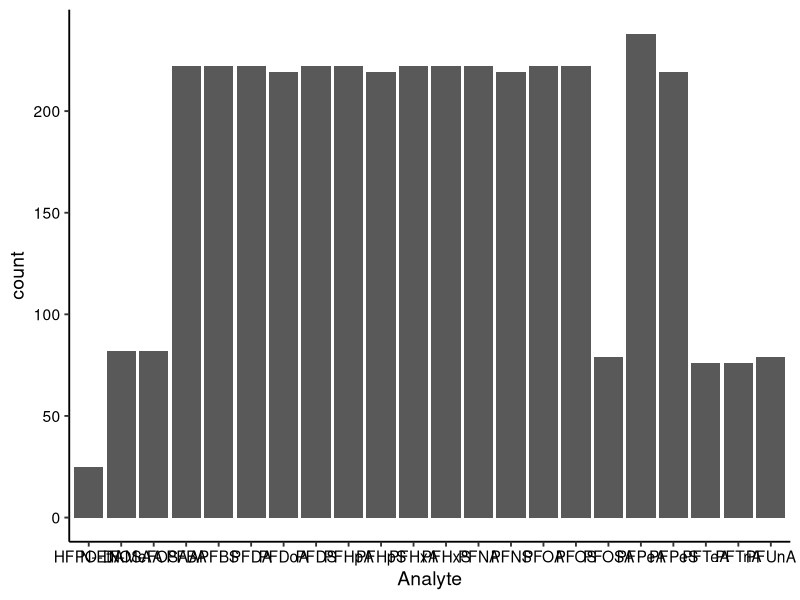
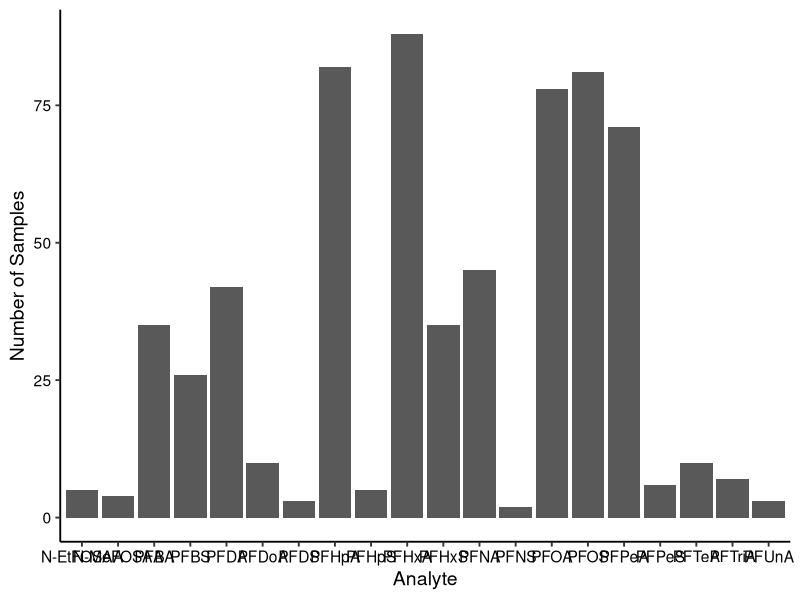
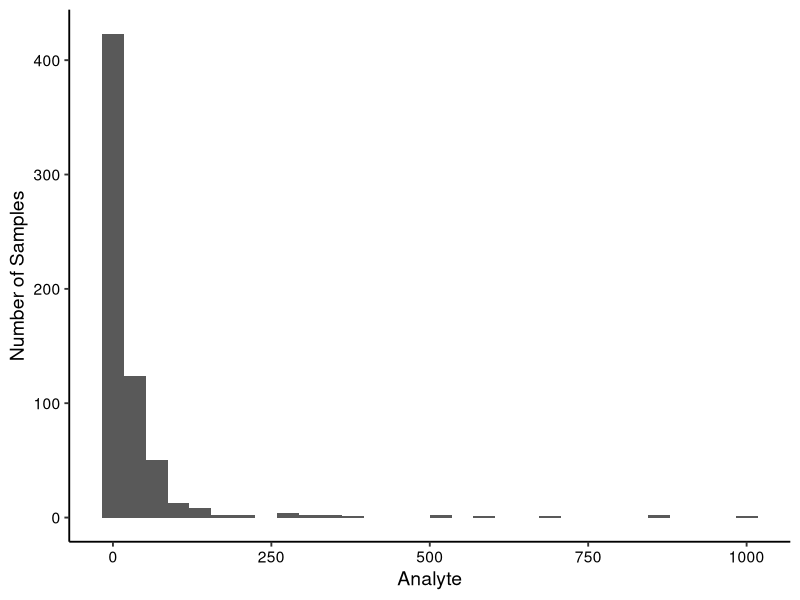
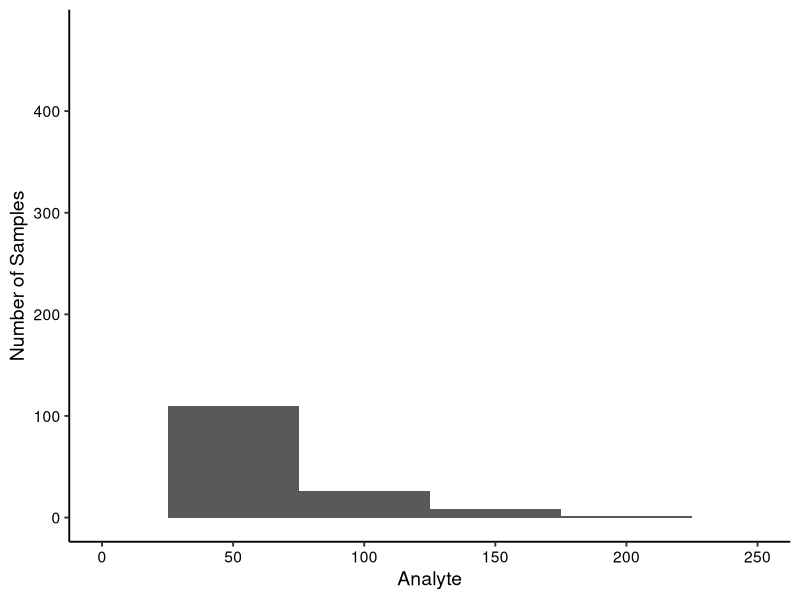
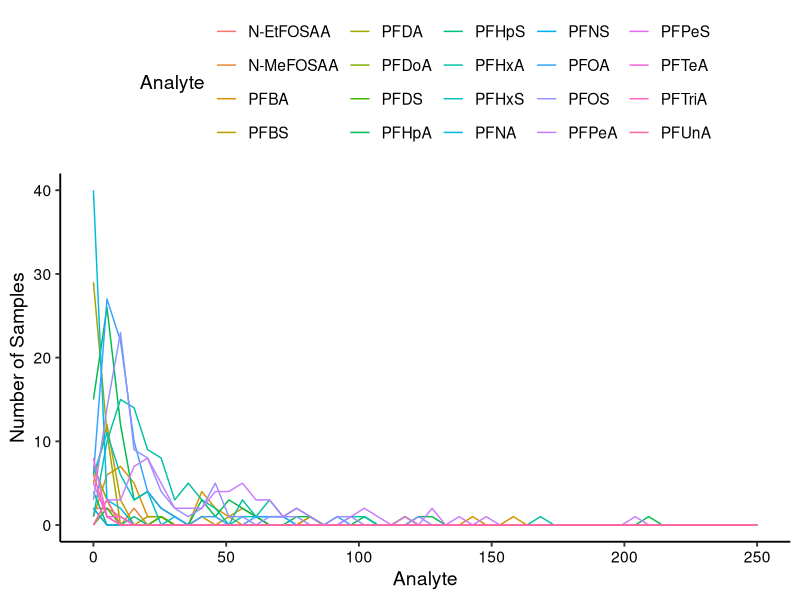
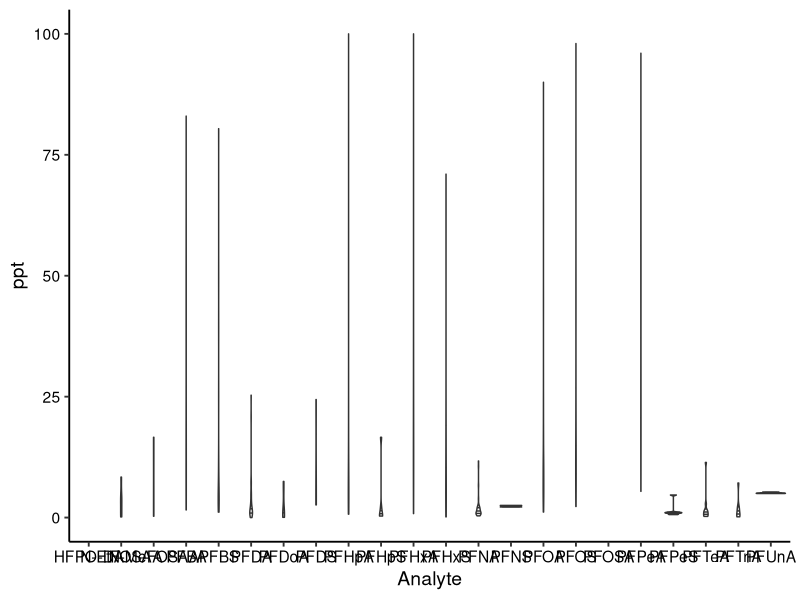
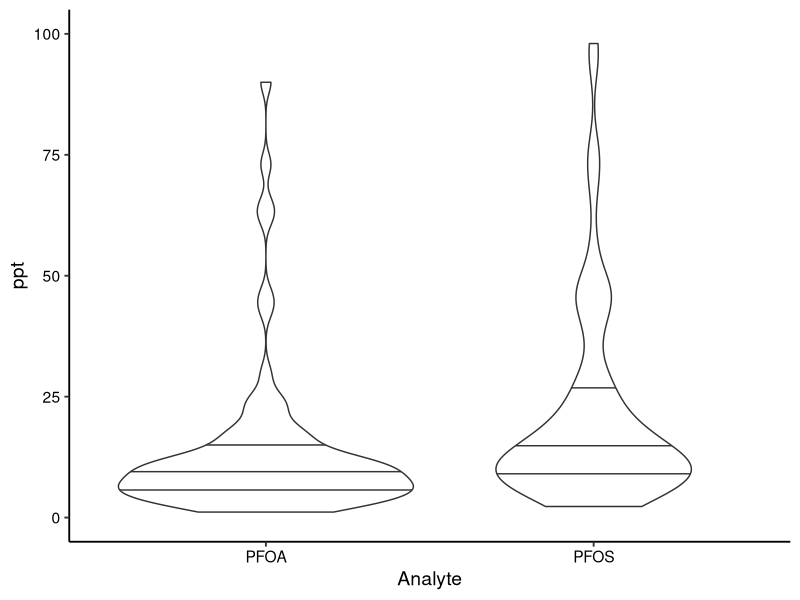
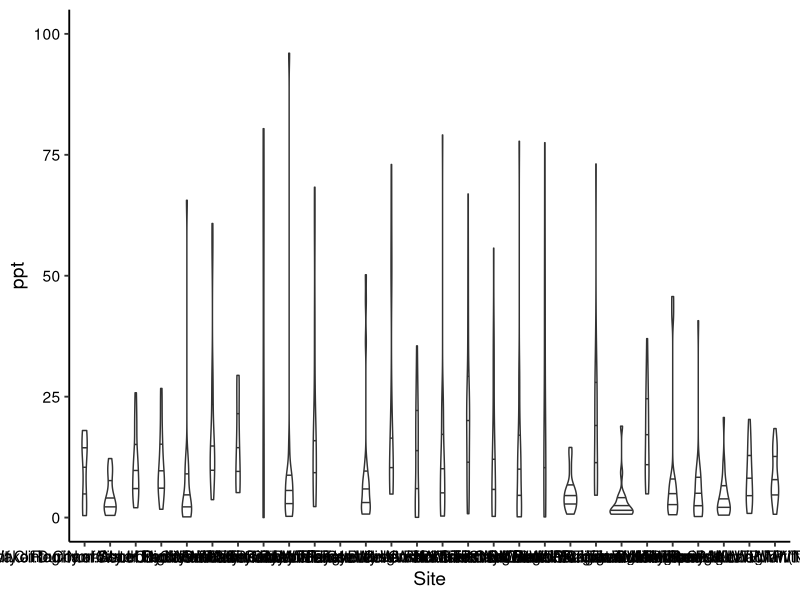

These figures' R source, in order:
## ---- chunk 1
knitr::opts_chunk$set(echo = TRUE)
## ---- chunk 2
# Set your working directory

getwd()

# Load your packages

library(tidyverse)
library(lubridate)

# Set your ggplot theme

mytheme <- theme_classic(base_size = 14) +
  theme(axis.text = element_text(color = "black"), 
        legend.position = "top")
theme_set(mytheme)

# Load your datasets
PFAS_wide_clean <- read.csv("./Data/Processed/PFAS_wide_clean.csv", stringsAsFactors = TRUE)

PFAS_long_clean <- read.csv("./Data/Processed/PFAS_long_clean.csv", stringsAsFactors = TRUE)

## ---- chunk 3

colnames(PFAS_long_clean)
head(PFAS_long_clean)

summary(PFAS_long_clean)

#Using the `summary` function, determine the six most commonly studied species in the dataset (common name). What do these species have in common, and why might they be of interest over other insects? 
summary(PFAS_long_clean$Analyte)

str(PFAS_long_clean)
dim(PFAS_long_clean)


## ---- chunk 4

# visualize count data for categorical variables (how many samples of each analyte)

# NEED TO CLEAN SO CAN SEE ALL LABLES (maybe tilt)

ggplot(PFAS_long_clean, aes(x = Analyte)) +
  geom_bar()

# how many samples of analytes with ppt values

ggplot(PFAS_long_clean, aes(x = Analyte)) +
  geom_bar(data = PFAS_long_clean %>% filter(ppt != "NA")) +
  labs(x = "Analyte", y = "Number of Samples")

## ---- chunk 5

ggplot(PFAS_long_clean) +
  geom_histogram(aes(x = ppt)) +
  labs(x = "Analyte", y = "Number of Samples")

ggplot(PFAS_long_clean, aes(x = ppt)) +
  geom_histogram(binwidth = 50) + 
  scale_x_continuous(limits = c(0, 250)) +
  labs(x = "Analyte", y = "Number of Samples")
  
## ---- chunk 6

ggplot(PFAS_long_clean) +
  geom_freqpoly(aes(x = ppt, color = Analyte), bins = 50) +
  scale_x_continuous(limits = c(0, 250)) +
  theme(legend.position = "top") +
  labs(x = "Analyte", y = "Number of Samples")

## ---- chunk 7

## DOES NOT LOOK GOOD -- HOW TO FIX? MAYBE FACET WRAP BY ANALYTE?

ggplot(PFAS_long_clean) +
  geom_violin(aes(x = Analyte, y = ppt), 
              draw_quantiles = c(0.25, 0.5, 0.75)) +
  scale_y_continuous(limits = c(0, 100)) 

# picking top analytes

ggplot(subset(PFAS_long_clean,Analyte %in% c("PFOA", "PFOS"))) +
  geom_violin(aes(x = Analyte, y = ppt), 
              draw_quantiles = c(0.25, 0.5, 0.75)) +
  scale_y_continuous(limits = c(0, 100))


# by WWTP sites -- PICK TOP or !! FACET WRAP !! 
ggplot(subset(PFAS_long_clean,Type %in% c("WWTP"))) +
  geom_violin(aes(x = Site, y = ppt), 
              draw_quantiles = c(0.25, 0.5, 0.75)) +
  scale_y_continuous(limits = c(0, 100))

## ---- chunk 8



